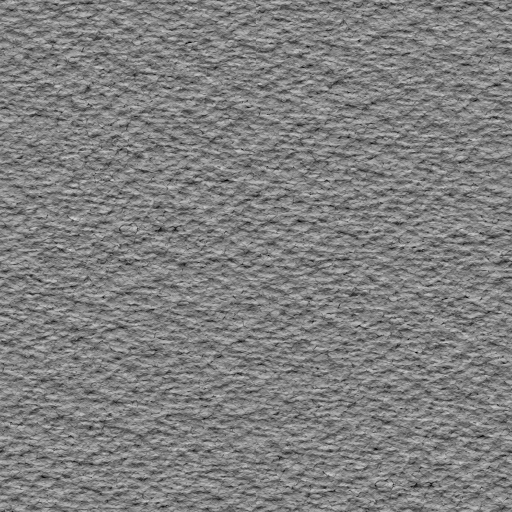
#> input picture assets/plates/paper.png, 1024 x 1024 px (shown at 1/2 size)
$ python -i prep.py   (imports and definitions only)
#> lines starting #> are read from the running program, lines starting #| are printed output that depends on the picture
#> further down, picture is the input picture: PIL image 1024x1024 L; min 0, max 225, mean 127.5
"""《见龙》素材预处理（可重跑）。用法：
  $LIB/.venv/bin/python tools/prep.py            # 全部
  $LIB/.venv/bin/python tools/prep.py 3 4        # 只做图 3、4
产出（全部在 assets/ 下，页面用 /@film/assets/... 引用）：
  plates/pNN.png   现在段刻线版，3840×2160（2× 超采样，着色器里 2×2 取样缩回 1×）
  plates/pNN_eq.jpg 亮度均衡后的彩色原图 1920×1080（过渡、墨洇轮廓取亮度用）
  ink/iNN.jpg      闪回段水墨原画 1920×1080（不做刻线）
  paper.jpg        宣纸纹理 1920×1080
  preview/         检查用小图（不进成片）
刻线算法照搬已验证的 ~/Desktop/见龙/tools/printfx.py + render_depth_test.py 的 prep（亮度均衡 mix≈0.55，2× 放大，period≈13）。
近景人脸（图 2、3、4）单独处理：脸部区域局部对比拉开 + 提亮 + 细刻线（period 7）+ 五官勾线（DoG），羽化融回。
"""
import sys, os, json, numpy as np
from PIL import Image, ImageFilter, ImageOps, ImageEnhance, ImageDraw
from scipy.ndimage import gaussian_filter, uniform_filter, maximum_filter, label

HERE = os.path.dirname(os.path.dirname(os.path.abspath(__file__)))
MAT = os.path.join(HERE, 'material'); A = os.path.join(HERE, 'assets')
PAPER_SRC = '@@WORKSPACE_ROOT@@/Desktop/上影ppt/03-制作/共用/材质/宣纸.png'
INK = np.array([22, 23, 27.]); PAP = np.array([237, 229, 205.]); RED = np.array([196, 51, 43.])
YEL = np.array([223, 164, 67.]); GRN = np.array([61, 255, 176.])
PRESENT = [1, 2, 3, 4, 5, 6, 7, 8, 9, 10, 11, 12, 19]
FLASH = [13, 14, 15, 16, 17, 18]
# 每张图的刻线参数：bright 整体提亮，mix 亮度均衡力度，period 刻线周期（2× 像素）
# 返修（2026-11-03 审片第 1 条）：现在段整体压回雨夜。原来 mix 0.55 + bright 1.15–1.3，图版平均亮度 114–132（0–255），
# 比用户选定静帧（36–50）和看过的样片（95）都亮，成了纸色白天。现在 mix 降到 0.3（少拉暗部，保住原画的夜色明暗关系），
# bright 按每张图解到图版平均亮度约 62，脸部另有局部提亮（FACES），白石另有局部保亮（KEEP）。
CFG = {n: dict(bright=0.9, mix=0.3, period=13) for n in PRESENT}
# [2 lines not run here, left out]
# 近景人脸：(cx, cy, rx, ry) 1920×1080 原图坐标；lift 提亮，gain 局部对比
FACES = {
    2: [(655, 205, 95, 120, dict(lift=0.14, gain=1.0, mode='flat', plo=6, phi=75, tink=0.15, tline=0.55, edge=0.035, amin=80))],
    3: [(975, 470, 150, 200, dict(lift=0.20, gain=1.1))],
    # 返修第 7 条：老人椭圆收紧到脸和胡须本身（原 rx 165 把胡须左侧的暗背景也圈进来，细刻线在那里碎成点状光晕）
    4: [(675, 320, 125, 150, dict(lift=0.20, gain=1.15, edge=0.04, amin=120, mode='flat')), (1190, 320, 130, 190, dict(lift=0.20, gain=1.1, edge=0.03, amin=80, mode='flat', plo=5, phi=88, tink=0.1, tline=0.6))],
    # 返修第 2 条：图 10 老人的头（原来被整体提亮成一块纸色）
    10: [(826, 316, 47, 68, dict(lift=0.04, gain=1.25, mode='flat', smooth=2.0, plo=5, phi=80, tink=0.12, tline=0.55, edge=0.025, amin=30))],
}
# 返修第 2 条：局部保亮（白石保留纸色、背景压暗）：(cx, cy, rx, ry, 亮度倍数) 原图坐标，羽化椭圆
KEEP = {10: [(1440, 575, 500, 245, 1.75)]}
# 返修第 3 条：原画里本来就有的字，刻线后读不出，按原画原样贴回（不做刻线）：(x0, y0, x1, y1) 原图坐标
PATCH = {11: [(136, 664, 716, 762)]}
# 返修第 11 条：这几张图的黄只留小块的光（灯、龙眼、头灯），大片的金色物件/熔岩感的黄去掉（成墨/纸）
YSMALL = {10: 1500, 11: 1500, 12: 1500, 19: 1500}   # 2× 像素面积上限

# 不给黄的区域（皮肤被灯照成橙色的误判）：(x0,y0,x1,y1) 原图坐标
NORED = {8: [(0, 0, 1920, 1080)]}   # 图 8 警灯不给红（红只给灯笼门联）
# [1 line not run here, left out]
NOYEL = {1: [(600, 600, 780, 730)], 2: [(360, 800, 470, 1000), (700, 700, 810, 820)], 4: [(560, 640, 1000, 1080)]}
# [1 line not run here, left out]


def prep(im, mix=0.55):
    """亮度均衡（与 render_depth_test.py 的 prep 相同）"""
#> called with mix = 0.55
    g = im.convert('L'); eq = ImageOps.equalize(g.filter(ImageFilter.GaussianBlur(1)))
#> after `eq = ImageOps.equalize(g.filter(ImageFilter.GaussianBlur(1)))`:
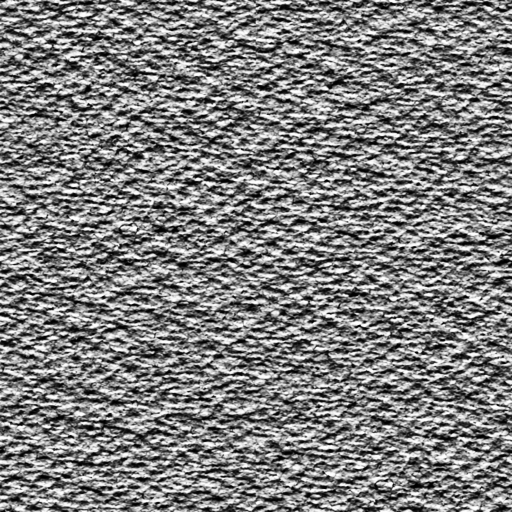
#> eq: PIL image 1024x1024 L (shown at 1/2 size); min 0, max 255, mean 125.9
    a = np.asarray(im).astype(float); L = np.asarray(g).astype(float) + 1; E = np.asarray(eq).astype(float) + 1
    k = (1 - mix) + mix * E / L
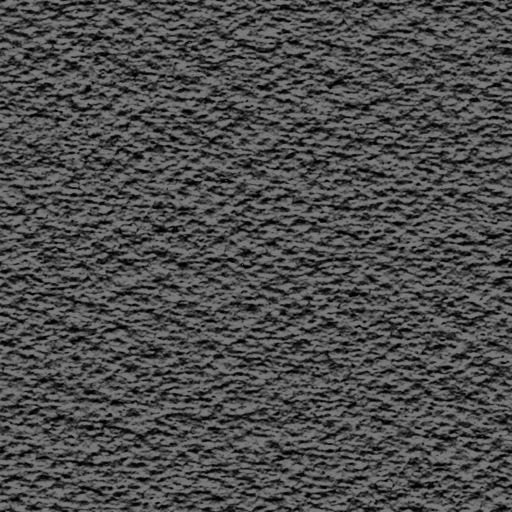
#> k: shape (1024, 1024) float64 (shown at 1/2 size); min 0.457, max 2.1, mean 0.949; drawn with min black and max white
#> (the run stopped early here; a loop or call above may not have finished)

$ run again, on assets/ref/sky_test.png
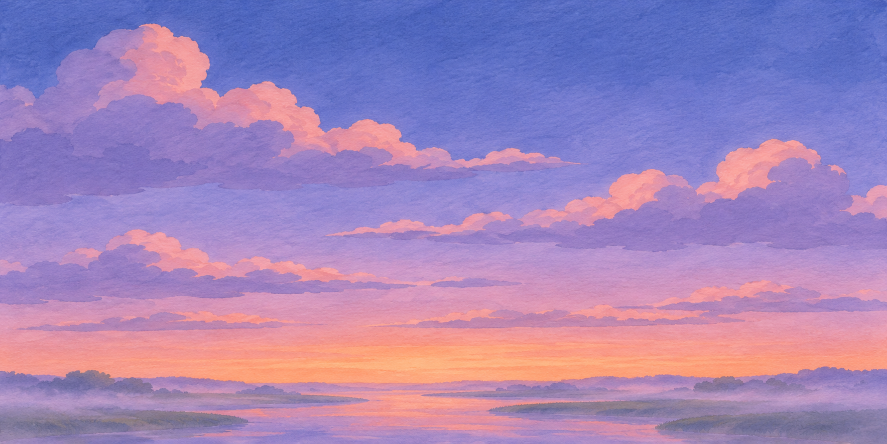
#> input picture assets/ref/sky_test.png, 1774 x 887 px (shown at 1/2 size)
#> picture is the input picture: PIL image 1774x887 RGB; mean R, G, B 162.9, 133.3, 184.8
#> in prep, `k = (1 - mix) + mix * E / L`:
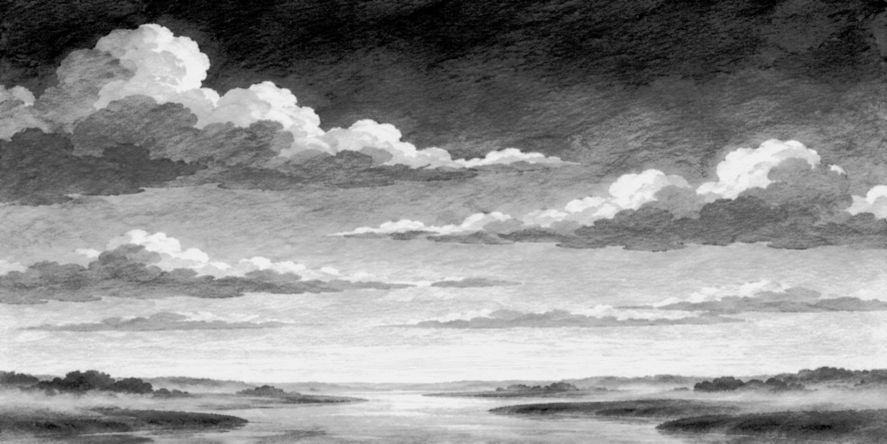
#> k: shape (887, 1774) float64 (shown at 1/2 size); min 0.455, max 1.23, mean 0.885; drawn with min black and max white
#> in prep, `return Image.fromarray(np.clip(a * k[..., None], 0, 255).astype(np.uin..`:
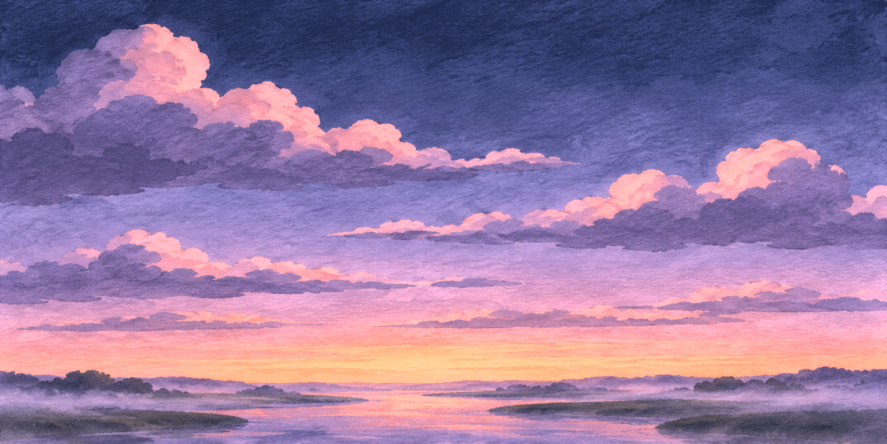
#> returned value: PIL image 1774x887 RGB (shown at 1/2 size); mean R, G, B 150.2, 121, 161.1
